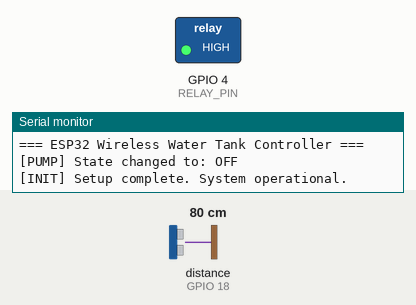
Simulated run of this sketch. Board: ESP32-C3. Parts: switched loads named in the sketch (green lamp = pin HIGH), the last lines printed to the serial monitor. Wiring (inferred from the names in the program): ultrasonic range finder: trigger GPIO 5; echo GPIO 18. Inputs (shaded band) come from the test bench; at power-on: distance to the obstacle (sensor on GPIO 18) 80 cm. The echo pulse lasts 58.3 µs per cm; WiFi joins after 1.5 s; servers stay silent unless stated; pins used as bus, display or sensor lines are not drawn.

Above: at 3.5 s.
3.6 s: distance to the obstacle (sensor on GPIO 18) set to 91 cm
At 4.6 s:
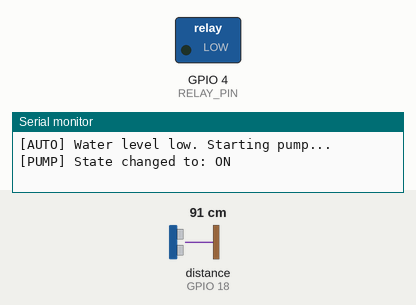
5.8 s: distance to the obstacle (sensor on GPIO 18) set to 12 cm
7.5 s: distance to the obstacle (sensor on GPIO 18) set to 9 cm
At 8.7 s:
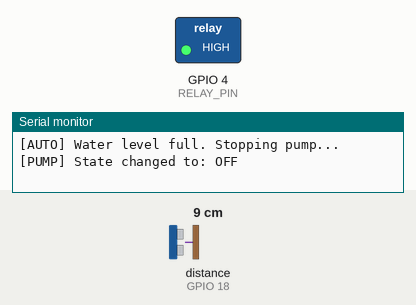
9.8 s: distance to the obstacle (sensor on GPIO 18) set to 120 cm
At 11.5 s:
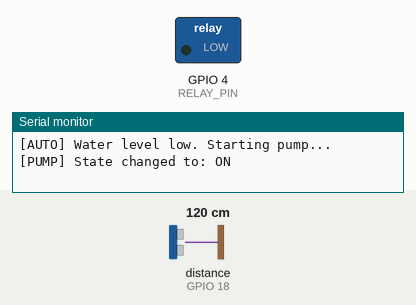
11.8 s: distance to the obstacle (sensor on GPIO 18) set to 2 cm
At 13.0 s:
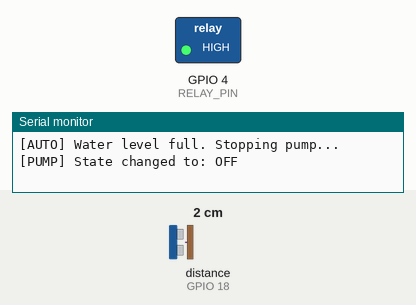
Timing chart, 0 to 14.8 s (numbered marks = the images above; inputs shaded):
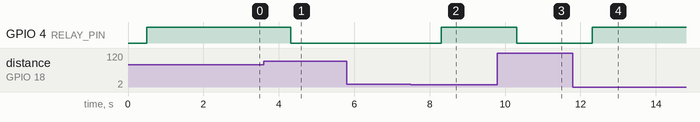

The sketch:

water_tank_monitor.ino
```cpp
/*
 * Project: Wireless Water Tank Level Monitor & Automatic Pump Controller
 * Author: Engr. Hanif Ullah (Engr. Hanif Khan)
 * Institution: CISNR, UET Peshawar
 *
 * Board: ESP32 / ESP32-C3 Super Mini
 * Sensor: AJ-SR04M Waterproof Ultrasonic or HC-SR04
 * Actuator: Solid State Relay (SSR) / Mechanical Relay Module
 * Cloud: Blynk IoT
 */

#define BLYNK_TEMPLATE_ID   "YOUR_BLYNK_TEMPLATE_ID"
#define BLYNK_TEMPLATE_NAME "Water Tank Level"
#define BLYNK_AUTH_TOKEN    "YOUR_BLYNK_AUTH_TOKEN"
#define BLYNK_PRINT Serial

#include <WiFi.h>
#include <Preferences.h>
#include <BlynkSimpleEsp32.h>
#include "config.h"

Preferences prefs;
BlynkTimer timer;

// State Variables
float waterLevelCm = 0.0;
float waterPercentage = 0.0;
float currentLiters = 0.0;
bool pumpRunning = false;
bool manualOverride = false;

// Safe Relay Control
void setPumpState(bool state) {
  pumpRunning = state;
  int writeVal = RELAY_ACTIVE_LOW ? (!state) : state;
  digitalWrite(RELAY_PIN, writeVal);
  Blynk.virtualWrite(V_PUMP_STATUS, pumpRunning ? 1 : 0);
  Serial.printf("[PUMP] State changed to: %s\n", state ? "ON" : "OFF");
}

// Measure distance using ultrasonic pulse
float readDistanceCm() {
  digitalWrite(TRIG_PIN, LOW);
  delayMicroseconds(2);
  digitalWrite(TRIG_PIN, HIGH);
  delayMicroseconds(10);
  digitalWrite(TRIG_PIN, LOW);

  long duration = pulseIn(ECHO_PIN, HIGH, 30000); // 30ms timeout
  if (duration == 0) {
    Serial.println(F("[WARN] Ultrasonic echo timeout / sensor out of range"));
    return -1.0;
  }

  // Speed of sound = 343 m/s = 0.0343 cm/us
  float distance = (duration * 0.0343f) / 2.0f;
  return distance;
}

// Periodic measurement task
void measureTankLevel() {
  float distance = readDistanceCm();
  if (distance < 0) return; // Ignore failed reads

  // Calculate actual water height from bottom of tank
  float level = EMPTY_DISTANCE_CM - distance;
  if (level < 0) level = 0;
  if (level > TANK_HEIGHT_CM) level = TANK_HEIGHT_CM;

  waterLevelCm = level;
  waterPercentage = (waterLevelCm / TANK_HEIGHT_CM) * 100.0f;
  currentLiters = (waterPercentage / 100.0f) * TANK_CAPACITY_LITERS;

  // Push to Blynk datastreams
  Blynk.virtualWrite(V_LEVEL_PERCENT, (int)waterPercentage);
  Blynk.virtualWrite(V_LEVEL_LITERS, currentLiters);
  Blynk.virtualWrite(V_RAW_DISTANCE, distance);

  Serial.printf("[TELEMETRY] Dist: %.1f cm | Level: %.1f cm | Water: %.1f%% (%.0f L)\n",
                distance, waterLevelCm, waterPercentage, currentLiters);

  // Automatic Pump Logic (if manual override is OFF)
  if (!manualOverride) {
    if (waterPercentage <= AUTO_START_PERCENT && !pumpRunning) {
      Serial.println(F("[AUTO] Water level low. Starting pump..."));
      setPumpState(true);
    } else if (waterPercentage >= AUTO_STOP_PERCENT && pumpRunning) {
      Serial.println(F("[AUTO] Water level full. Stopping pump..."));
      setPumpState(false);
    }
  }
}

// Blynk Remote Button Callback
BLYNK_WRITE(V_MANUAL_BUTTON) {
  int val = param.asInt();
  manualOverride = (val == 1);
  if (manualOverride) {
    setPumpState(true);
  } else {
    setPumpState(false);
  }
}

void setup() {
  Serial.begin(115200);
  delay(500);
  Serial.println(F("\n=== ESP32 Wireless Water Tank Controller ==="));

  pinMode(TRIG_PIN, OUTPUT);
  pinMode(ECHO_PIN, INPUT);
  pinMode(RELAY_PIN, OUTPUT);

  // Ensure pump defaults to SAFE OFF on power-up
  setPumpState(false);

  // Connect to Wi-Fi & Blynk
  Blynk.begin(BLYNK_AUTH_TOKEN, WIFI_SSID, WIFI_PASS);

  // Set periodic measurement interval (every 2 seconds)
  timer.setInterval(2000L, measureTankLevel);

  Serial.println(F("[INIT] Setup complete. System operational."));
}

void loop() {
  Blynk.run();
  timer.run();
}
```

config.h
```cpp
/*
 * Project: Wireless Water Tank Level Indicator
 * Configuration Parameters & Geometry Calibration
 */

#ifndef CONFIG_H
#define CONFIG_H

// --- Wi-Fi Credentials ---
#define WIFI_SSID           "YOUR_WIFI_SSID"
#define WIFI_PASS           "YOUR_WIFI_PASSWORD"

// --- Hardware Pin Definitions ---
#define TRIG_PIN            5
#define ECHO_PIN            18
#define RELAY_PIN           4
#define RELAY_ACTIVE_LOW    1

// --- Tank Geometry Calibration (cm) ---
#define TANK_HEIGHT_CM        100.0f
#define SENSOR_OFFSET_CM      5.0f
#define TANK_CAPACITY_LITERS  500.0f
#define EMPTY_DISTANCE_CM     (TANK_HEIGHT_CM + SENSOR_OFFSET_CM)

// --- Automatic Thresholds (%) ---
#define AUTO_START_PERCENT    20.0f  // Turn ON pump when level falls below 20%
#define AUTO_STOP_PERCENT     95.0f  // Turn OFF pump when level reaches 95%

// --- Blynk Virtual Pin Mappings ---
#define V_LEVEL_PERCENT       V0
#define V_LEVEL_LITERS        V1
#define V_RAW_DISTANCE        V2
#define V_PUMP_STATUS         V3
#define V_MANUAL_BUTTON       V4

#endif // CONFIG_H
```

Measured:
- the behaviour switches between 85 and 86 cm on distance to the obstacle (sensor on GPIO 18) (found by bisection; images 0 and 1)
- the behaviour switches between 11 and 10 cm on distance to the obstacle (sensor on GPIO 18) (found by bisection; images 1 and 2)
- after the input at 3.6 s, GPIO 4 (RELAY_PIN): HIGH → LOW after 0.71 s
- after the input at 7.5 s, GPIO 4 (RELAY_PIN): LOW → HIGH after 0.81 s
- after the input at 9.8 s, GPIO 4 (RELAY_PIN): HIGH → LOW after 0.52 s
- after the input at 11.8 s, GPIO 4 (RELAY_PIN): LOW → HIGH after 0.51 s
